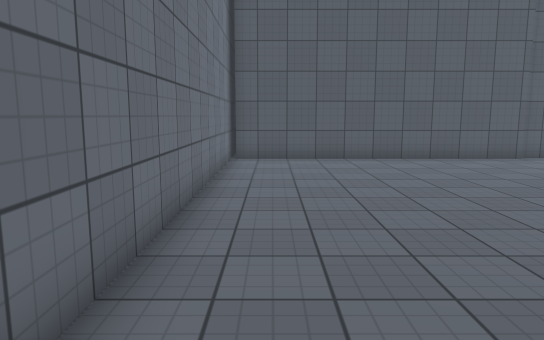
[1] (above)

18 first-person views from a walk through a Unity game level. The camera is 1.5 m above the floor, tilts 8° down and sees 70° across. The floor is counted in squares, 1 m on a side. Each view is taken from the middle of a square. On the plan, view 1 faces up. The plan holds only what a view shows up to about 17 squares ahead; the rest is blank. The place goes on beyond the plan. Surface patterns are stand-ins for the level's own textures.

[2]
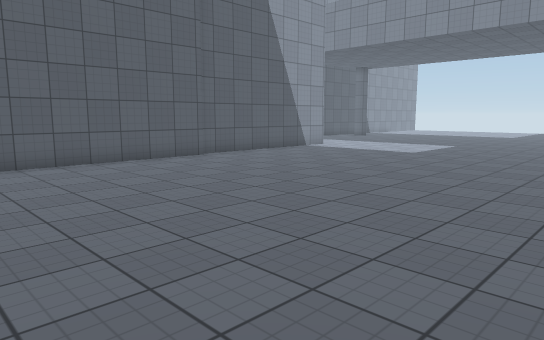

[3]
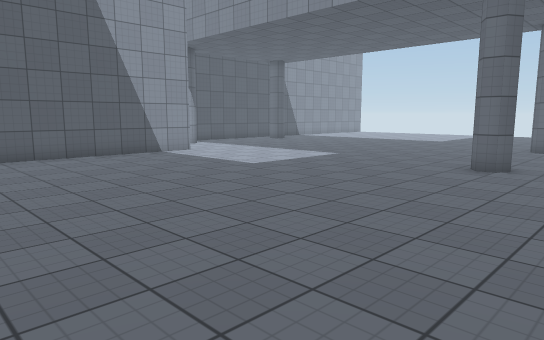

[4]
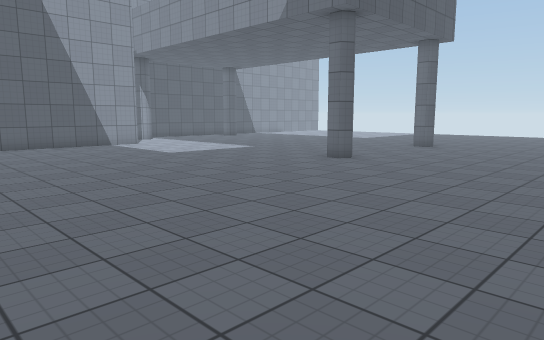

[5]
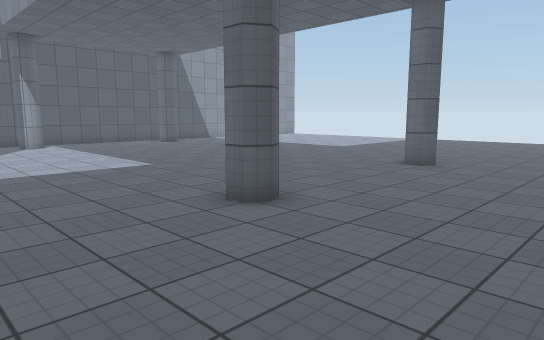

[6]
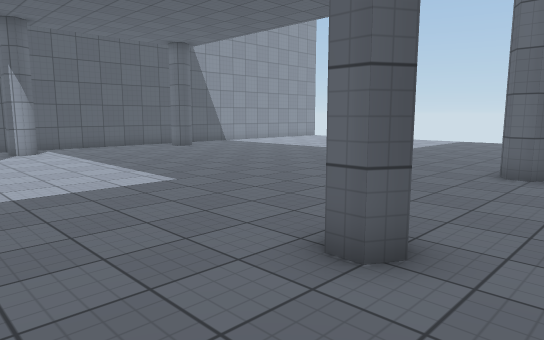

[7]
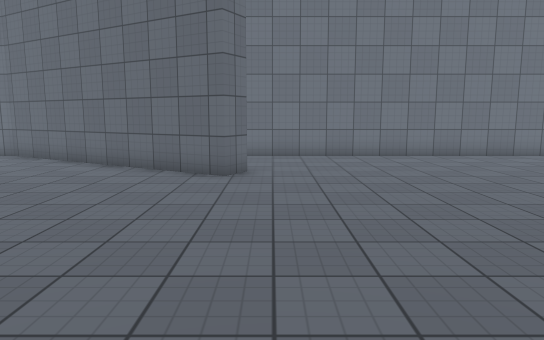

[8]
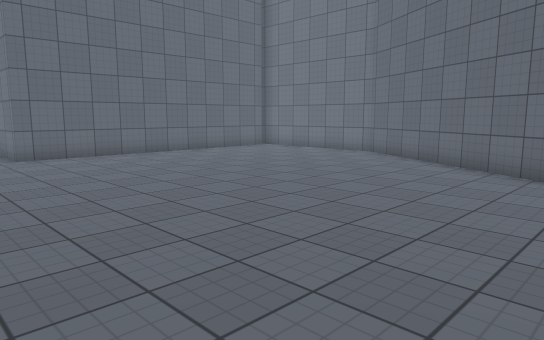

[9]
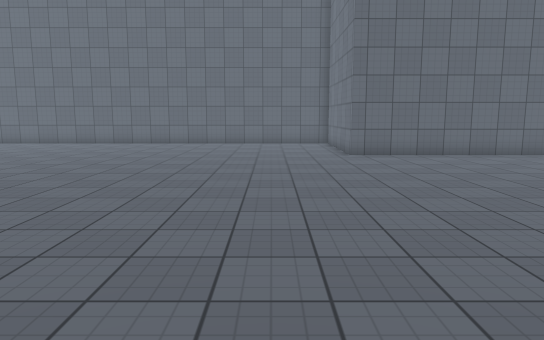

[10]
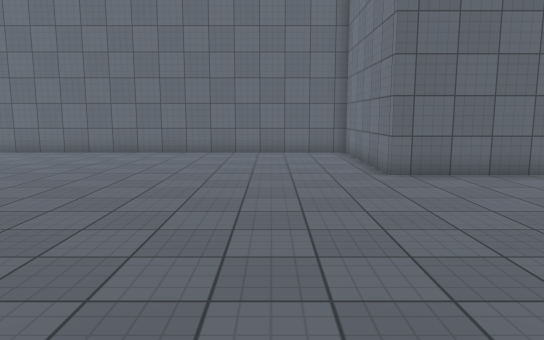

[11]
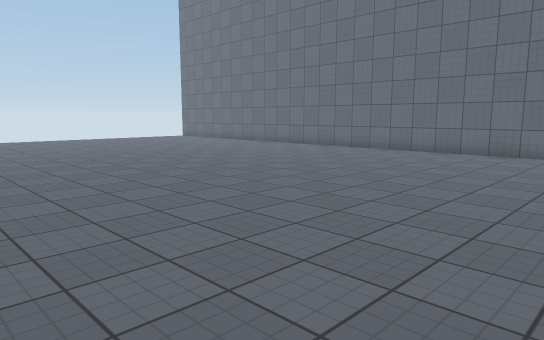

[12]
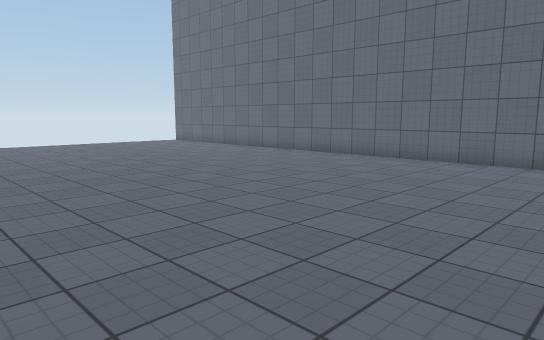

[13]
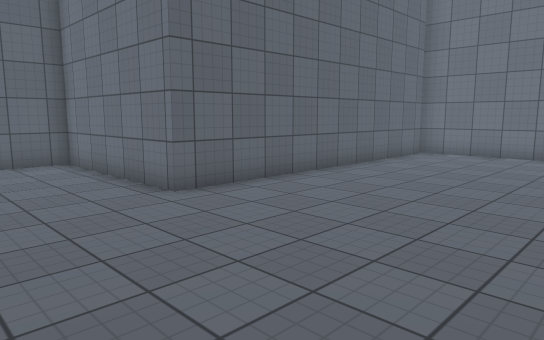

[14]
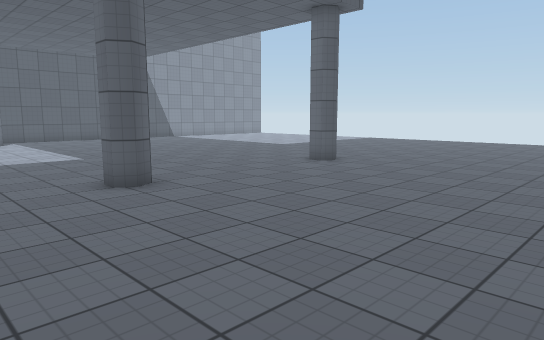

[15]
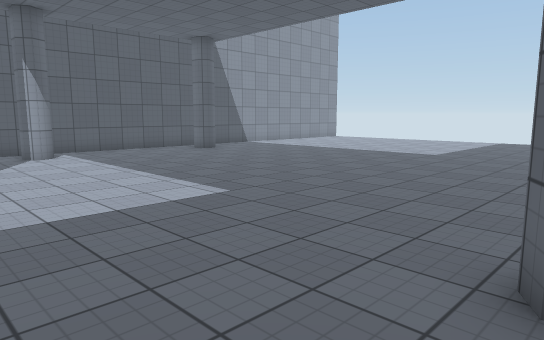

[16]
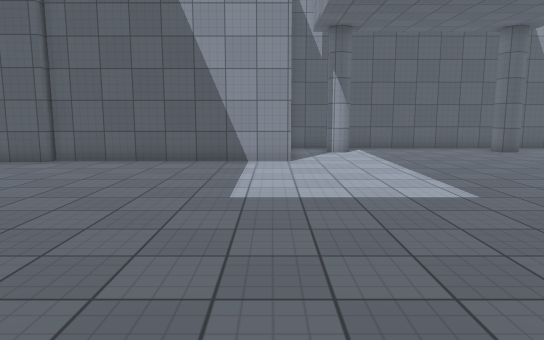

[17]
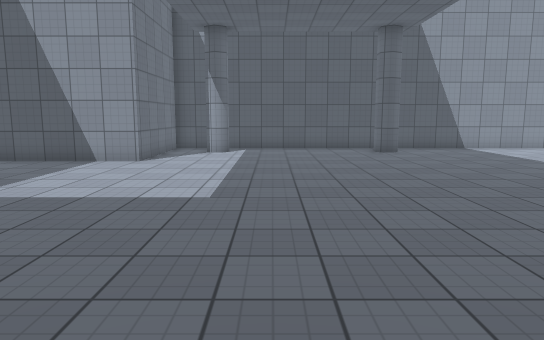

[18]
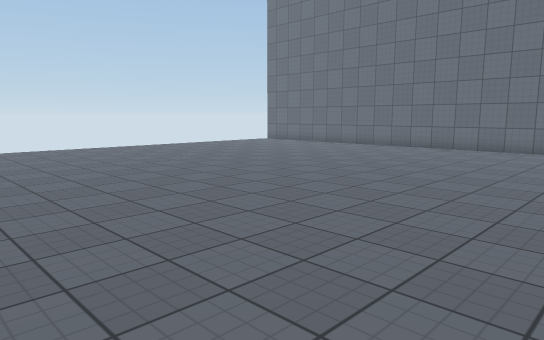

### Floor plan
Points are (right, up) in squares from view 1. A wall is a line through its corners. A room is listed if a view was taken in it or the views show most of it. See-through windows are left out.
Room 1 (views 1, 2, 3, 4, 5, 6, 7, 8, 9, 10, 11, 12, 13, 14, 15, 16, 17, 18)
walls: (19.3, 2) (18.8, 1.7) (18.3, 2) (18.3, 2.5) (18.8, 2.8); (26.2, 2) (25.8, 1.7) (25.3, 2) (25.3, 2.5) (25.8, 2.8); (2.5, 0.4) (3.4, -0.2) (-1.5, -8.6) (-1.5, -15); (8.8, 13.5) (-1.2, 13.5); (19.2, 17.5) (19.2, 17) (18.8, 16.7) (18.3, 17) (18.3, 17.5); (16.6, 18.1) (16.6, 13.7) (8.9, 13.7); (-1.1, -14.7) (10, -14.7) (10, -20.9) (28.5, -20.9); (26.2, 17) (25.8, 16.7) (25.3, 17) (25.3, 17.5); (-1.5, 14.9) (-1.5, 0)

Positions as (right, up) in squares from view 1, and headings:
1: (0, 0), facing up
2: (0, 1), facing up-right
3: (7, -1), facing up-right
4: (7, -6), facing up-right
5: (14, -3), facing up-right
6: (15, 0), facing up-right
7: (13, 1), facing left
8: (13, 0), facing down-left
9: (13, 0), facing down
10: (13, -5), facing down
11: (13, -5), facing down-right
12: (17, -8), facing down-right
13: (14, -8), facing down-left
14: (15, -6), facing up-right
15: (15, 2), facing up-right
16: (16, 1), facing up
17: (21, 1), facing up
18: (20, -3), facing down-right
